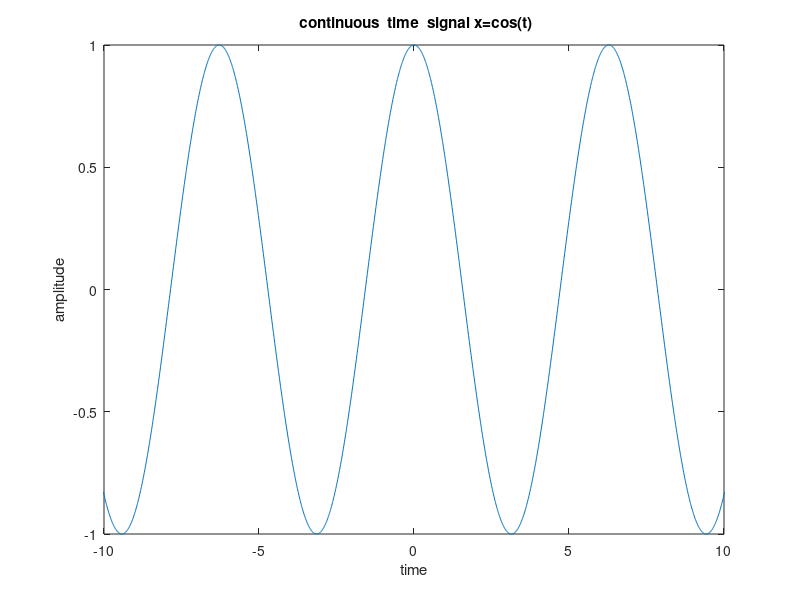

This figure's MATLAB source:
clc;
clear;
close all;
%ROLL IS 113
t=-113:0.01:113
x=cos(t)
plot(t,x)
axis([-10 10 -1 1])
title(' continuous  time  signal x=cos(t)')
xlabel('time')
ylabel('amplitude')